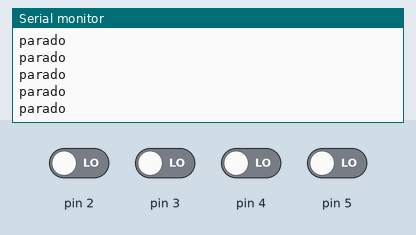
This program was run on a simulated Arduino Uno, built with avr-gcc and run on an emulated ATmega328P. Shown: the last lines printed to the serial monitor. Inputs (shaded band) come from the test bench; at power-on: pin 2–5 LOW.

Above: at 1.2 s.
1.3 s: pin 2 driven HIGH
At 1.9 s:
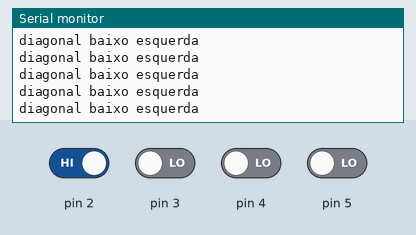
3.2 s: pin 3 driven HIGH
At 3.7 s:
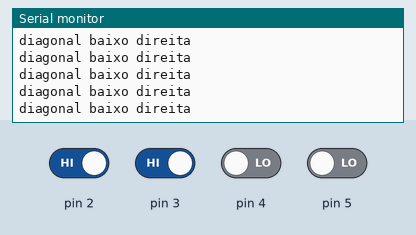
5.1 s: pin 4 driven HIGH
At 6.0 s:
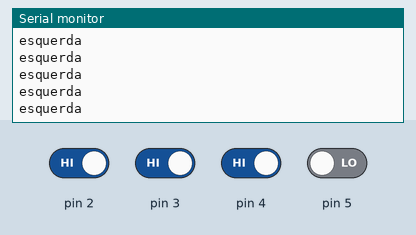
7.0 s: pin 3 driven LOW
At 7.5 s:
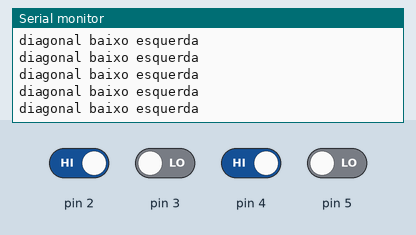
10.0 s: pin 5 driven HIGH
At 10.5 s:
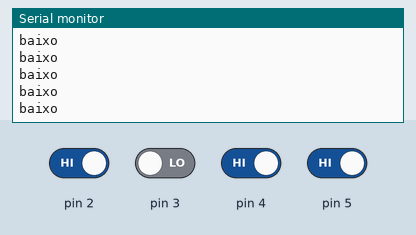
11.9 s: pin 2 driven LOW
At 12.7 s:
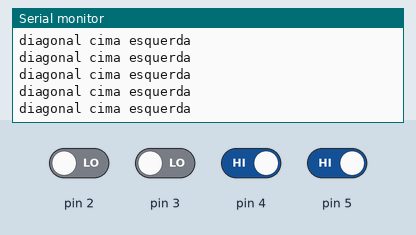

Measured:
- after the input at 1.3 s, the serial monitor: prints a new line after 0.07 s (image 1)
- after the input at 3.2 s, the serial monitor: prints a new line after 0.07 s (image 2)
- after the input at 5.1 s, the serial monitor: prints a new line after 0.07 s (image 3)
- after the input at 7.0 s, the serial monitor: prints a new line after 0.07 s (image 4)
- after the input at 10.0 s, the serial monitor: prints a new line after 0.09 s (image 5)
- after the input at 11.9 s, the serial monitor: prints a new line after 0.07 s (image 6)

The program:

main.cpp
```cpp
#include <Arduino.h>

  typedef struct Botao
{   //Estrutura definida para o botao;ou qualquer coisa que queira para otimizar.

  int estado;
  int periferico;

};
//Padronizando os estados e perifericos;
  Botao b1;
  Botao b2;
  Botao b3;
  Botao b4;
  int opcao= 0;

void setup (){
  //Inicializacao;

  Serial.begin(9600);

  b1.periferico= 2;
  b2.periferico= 3;
  b3.periferico= 4;
  b4.periferico= 5;


  b1.estado= LOW;
  b2.estado= LOW;
  b3.estado= LOW;
  b4.estado= LOW;


  pinMode(b1.periferico,INPUT);
  pinMode(b2.periferico,INPUT);
  pinMode(b3.periferico,INPUT);
  pinMode(b4.periferico,INPUT);

}

  void loop(){

    //B1-cima;
    //B2-baixo;
    //B3-esquerda;
    //B4-direita;

    if (digitalRead(b1.periferico) == LOW) {
      opcao = 1;
    }

    if (digitalRead(b2.periferico) == LOW) {
      opcao = 2;
    }

    if (digitalRead(b3.periferico) == LOW) {
      opcao = 3;
    }

    if (digitalRead(b4.periferico) == LOW) {
      opcao = 4;
    }

    if (digitalRead(b1.periferico) == LOW && digitalRead(b2.periferico) == LOW) {
      opcao = 5;
    }

    if (digitalRead(b2.periferico) == LOW && digitalRead(b1.periferico) == LOW) {
      opcao = 6;
    }

    if (digitalRead(b3.periferico) == LOW && digitalRead(b4.periferico) == LOW) {
      opcao = 7;
    }

    if (digitalRead(b4.periferico) == LOW && digitalRead(b2.periferico) == LOW) {
      opcao = 8;
    }

    if (digitalRead(b1.periferico) == LOW && digitalRead(b2.periferico) == LOW &&
        digitalRead(b3.periferico) == LOW && digitalRead(b4.periferico) == LOW) {
      opcao = 0;
    }
    switch(opcao) {
    case 1:
    Serial.println("cima");
    break;

    case 2:
    Serial.println("baixo");
    break;

    case 3:
    Serial.println("direita");
    break;

    case 4:
    Serial.println("esquerda");
    break;

    case 5:
    Serial.println("diagonal cima direita");
    break;

    case 6:
    Serial.println("diagonal cima esquerda");
    break;

    case 7:
    Serial.println("diagonal baixo direita");
    break;

    case 8:
    Serial.println("diagonal baixo esquerda");
    break;

    default:
    Serial.println("parado");
  }
}
```
